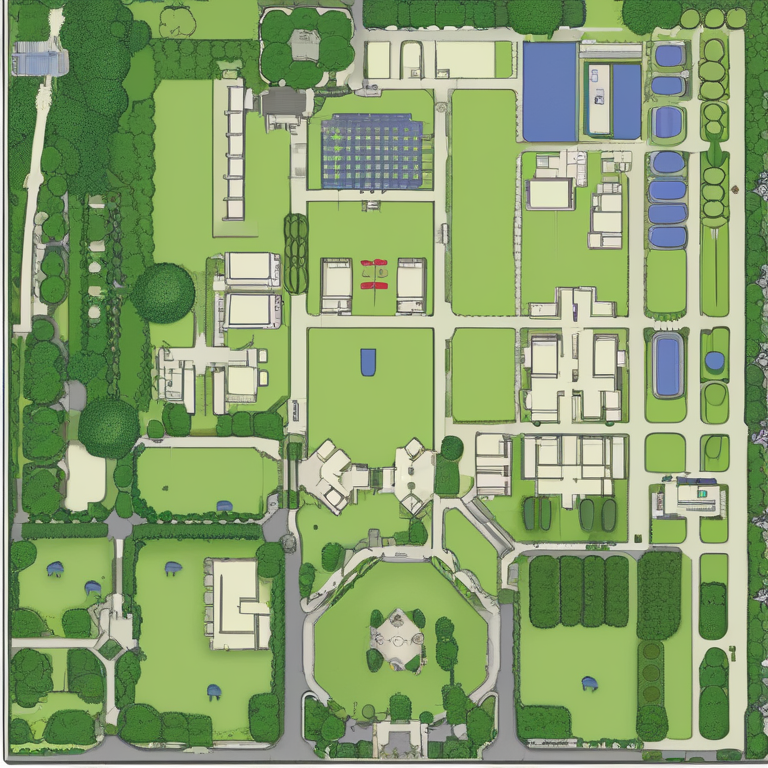
#> input picture data/output/generated_map.png, 768 x 768 px, given in place of satellite.jpg, which was not available
$ python alignment.py
#> lines starting #> are read from the running program, lines starting #| are printed output that depends on the picture; pictures that were not available may be replaced by others from this repository, and a replacement may not be noted
from PIL import Image, ImageDraw
import os


SATELLITE = "data/input/satellite.jpg"
TARGET = "data/reference/target.png"

OUTPUT = "data/output/alignment_overview.png"


# --------------------------------------------------
# Load
# --------------------------------------------------

satellite = Image.open(SATELLITE).convert("RGB")
#> satellite is the input picture: PIL image 768x768 RGB; mean R, G, B 136.4, 160.4, 110.5
target = Image.open(TARGET).convert("RGB")
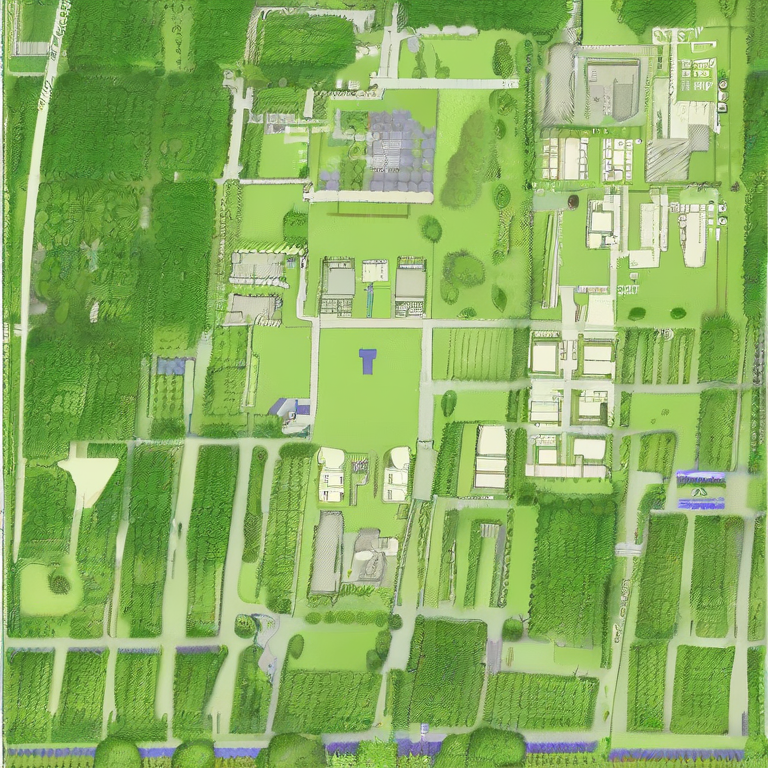
#> input picture data/output/generated_map_controlnet.png, 768 x 768 px, given in place of target.png, which was not available
#> target is the input picture: PIL image 768x768 RGB; mean R, G, B 140.3, 176.5, 99.4

print("Satellite:", satellite.size)
#| Satellite: (768, 768)
print("Target:", target.size)
#| Target: (768, 768)


# --------------------------------------------------
# Resize while preserving aspect ratio
# --------------------------------------------------

def resize_to_width(image, width):
#> called with width = 900
    ratio = width / image.width
#> ratio = 1.17
    height = int(image.height * ratio)
#> height = 900
    return image.resize((width, height))


display_width = 900

sat_display = resize_to_width(
    satellite,
    display_width
)

target_display = resize_to_width(
    target,
    display_width
)


# --------------------------------------------------
# Create canvas
# --------------------------------------------------

margin = 30
label_height = 60

canvas_width = display_width + 2 * margin

canvas_height = (
    label_height
    + sat_display.height
    + label_height
    + target_display.height
    + 3 * margin
)
#> canvas_height = 2010

canvas = Image.new(
    "RGB",
    (canvas_width, canvas_height),
    "white"
)
#> canvas: PIL image 960x2010 RGB; every value is 255

draw = ImageDraw.Draw(canvas)


# --------------------------------------------------
# Satellite
# --------------------------------------------------

y = margin

draw.text(
    (margin, y),
    "SATELLITE IMAGE",
    fill="black"
)

y += label_height

canvas.paste(
    sat_display,
    (margin, y)
)
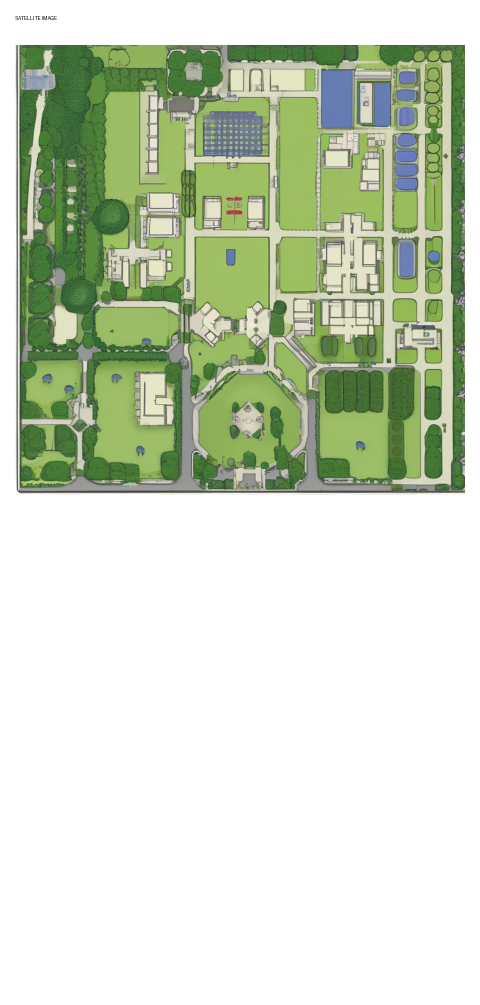
#> canvas: PIL image 960x2010 RGB (shown at 1/2 size); mean R, G, B 205.2, 215.3, 194.3

y += sat_display.height + margin
#> y = 1020


# --------------------------------------------------
# Target
# --------------------------------------------------

draw.text(
    (margin, y),
    "TARGET MAP",
    fill="black"
)

y += label_height
#> y = 1080

canvas.paste(
    target_display,
    (margin, y)
)
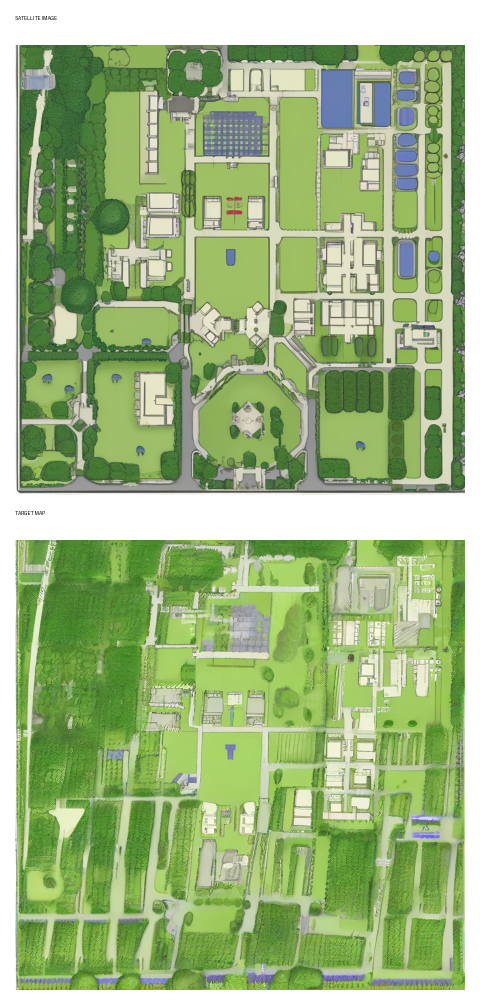
#> canvas: PIL image 960x2010 RGB (shown at 1/2 size); mean R, G, B 157, 182.3, 129


# --------------------------------------------------
# Save
# --------------------------------------------------

os.makedirs(
    "data/output",
    exist_ok=True
)

canvas.save(OUTPUT)

print()
print("Saved:")
print(OUTPUT)
